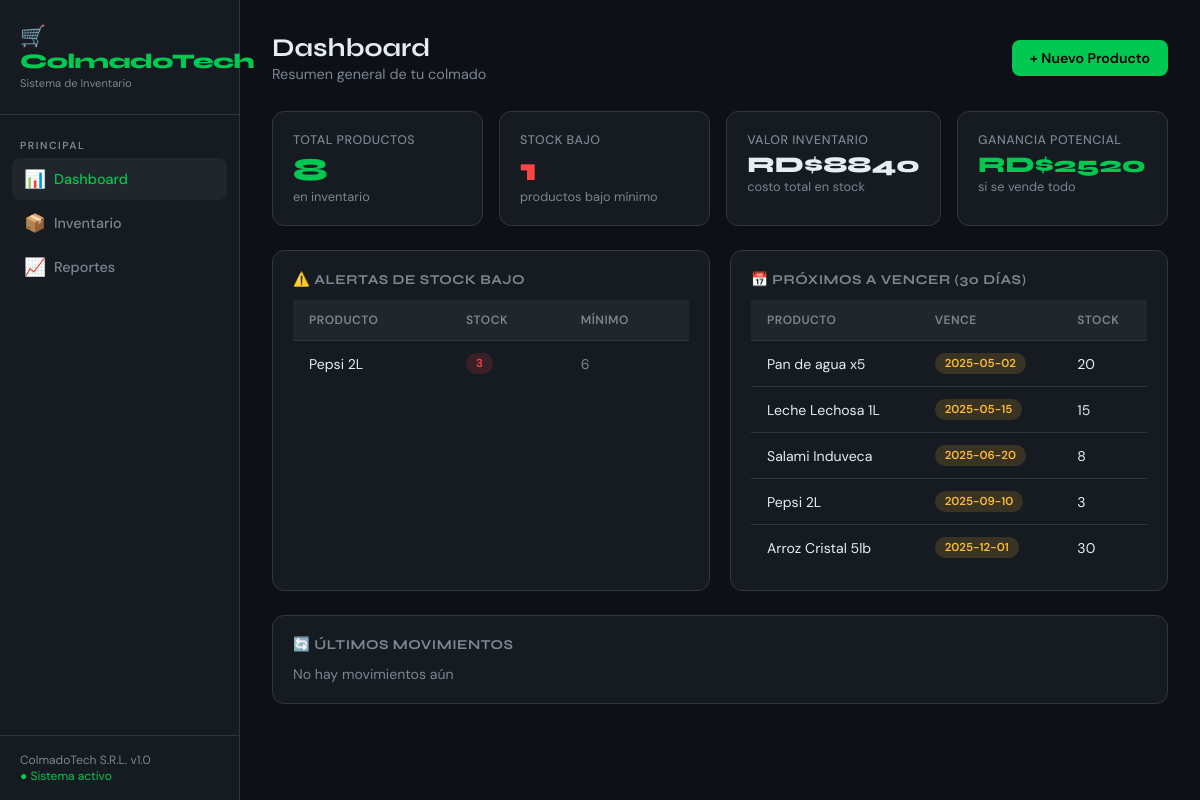
The page / on the database its author committed.
### tables this page shows
CREATE TABLE productos (
            id INTEGER PRIMARY KEY AUTOINCREMENT,
            nombre TEXT NOT NULL,
            categoria TEXT NOT NULL,
            precio_compra REAL NOT NULL,
            precio_venta REAL NOT NULL,
            cantidad INTEGER NOT NULL DEFAULT 0,
            cantidad_minima INTEGER NOT NULL DEFAULT 5,
            fecha_vencimiento TEXT,
            creado_en TEXT DEFAULT CURRENT_TIMESTAMP
        );

### app.py (the view)
@app.route('/')
def dashboard():
    conn = get_db()
    total_productos = conn.execute("SELECT COUNT(*) FROM productos").fetchone()[0]
    stock_bajo = conn.execute("SELECT COUNT(*) FROM productos WHERE cantidad <= cantidad_minima").fetchone()[0]
    valor_inventario = conn.execute("SELECT SUM(precio_compra * cantidad) FROM productos").fetchone()[0] or 0
    ganancia_potencial = conn.execute("SELECT SUM((precio_venta - precio_compra) * cantidad) FROM productos").fetchone()[0] or 0
    hoy = datetime.now().strftime('%Y-%m-%d')
    proximos_vencer = conn.execute(
        "SELECT * FROM productos WHERE fecha_vencimiento IS NOT NULL AND fecha_vencimiento <= date('now', '+30 days') ORDER BY fecha_vencimiento ASC LIMIT 5"
    ).fetchall()
    alertas = conn.execute(
        "SELECT * FROM productos WHERE cantidad <= cantidad_minima ORDER BY cantidad ASC LIMIT 5"
    ).fetchall()
    movimientos_recientes = conn.execute(
        "SELECT m.*, p.nombre FROM movimientos m JOIN productos p ON m.producto_id = p.id ORDER BY m.fecha DESC LIMIT 8"
    ).fetchall()
    conn.close()
    return render_template('dashboard.html',
        total_productos=total_productos,
        stock_bajo=stock_bajo,
        valor_inventario=valor_inventario,
        ganancia_potencial=ganancia_potencial,
        proximos_vencer=proximos_vencer,
        alertas=alertas,
        movimientos_recientes=movimientos_recientes
    )

### app.py (called while the page is built)
def get_db():
    conn = sqlite3.connect(DB_PATH)
    conn.row_factory = sqlite3.Row
    return conn

### templates/dashboard.html (shortened to what this page needs)
{% extends 'base.html' %}
{% block content %}
<div class="page-header">
    <div>
        <div class="page-title">Dashboard</div>
        <div class="page-subtitle">Resumen general de tu colmado</div>
    </div>
    <a href="{{ url_for('nuevo_producto') }}" class="btn btn-primary">+ Nuevo Producto</a>
</div>
<div class="stats-grid">
    <div class="stat-card">
        <div class="stat-label">Total Productos</div>
        <div class="stat-value green">{{ total_productos }}</div>
        <div class="text-muted" style="font-size:0.8rem;">en inventario</div>
    </div>
    <div class="stat-card">
        <div class="stat-label">Stock Bajo</div>
        <div class="stat-value {% if stock_bajo > 0 %}red{% else %}green{% endif %}">{{ stock_bajo }}</div>
        <div class="text-muted" style="font-size:0.8rem;">productos bajo mínimo</div>
    </div>
    <div class="stat-card">
        <div class="stat-label">Valor Inventario</div>
        <div class="stat-value" style="font-size:1.4rem;">RD${{ "%.0f"|format(valor_inventario) }}</div>
        <div class="text-muted" style="font-size:0.8rem;">costo total en stock</div>
    </div>
    <div class="stat-card">
        <div class="stat-label">Ganancia Potencial</div>
        <div class="stat-value green" style="font-size:1.4rem;">RD${{ "%.0f"|format(ganancia_potencial) }}</div>
        <div class="text-muted" style="font-size:0.8rem;">si se vende todo</div>
    </div>
</div>
<div class="grid-2" style="margin-bottom: 24px;">
    <div class="card">
        <div class="card-title">⚠️ Alertas de Stock Bajo</div>
        {% if alertas %}
        <table style="border:none;">
            <thead>
                <tr>
                    <th>Producto</th>
                    <th>Stock</th>
                    <th>Mínimo</th>
                </tr>
            </thead>
            <tbody>
                {% for p in alertas %}
                <tr>
                    <td>{{ p.nombre }}</td>
                    <td><span class="badge badge-red">{{ p.cantidad }}</span></td>
                    <td class="text-muted">{{ p.cantidad_minima }}</td>
                </tr>
                {% endfor %}
            </tbody>
        </table>
        {% else %}
        <p class="text-muted" style="font-size:0.88rem;">✅ Todo el inventario está bien surtido</p>
        {% endif %}
    </div>
    <div class="card">
        <div class="card-title">📅 Próximos a Vencer (30 días)</div>
        {% if proximos_vencer %}
        <table style="border:none;">
            <thead>
                <tr>
                    <th>Producto</th>
                    <th>Vence</th>
                    <th>Stock</th>
                </tr>
            </thead>
            <tbody>
                {% for p in proximos_vencer %}
                <tr>
                    <td>{{ p.nombre }}</td>
                    <td><span class="badge badge-yellow">{{ p.fecha_vencimiento }}</span></td>
                    <td>{{ p.cantidad }}</td>
                </tr>
                {% endfor %}
            </tbody>
        </table>
        {% else %}
        <p class="text-muted" style="font-size:0.88rem;">✅ No hay productos próximos a vencer</p>
        {% endif %}
    </div>
</div>
<div class="card">
    <div class="card-title">🔄 Últimos Movimientos</div>
    {% if movimientos_recientes %}
    <div class="table-wrapper" style="border:none;">
        <table>
            <thead>
                <tr>
                    <th>Producto</th>
                    <th>Tipo</th>
                    <th>Cantidad</th>
                    <th>Nota</th>
                    <th>Fecha</th>
                </tr>
            </thead>
            <tbody>
                {% for m in movimientos_recientes %}
                <tr>
                    <td>{{ m.nombre }}</td>
                    <td>
                        {% if m.tipo == 'entrada' %}
                        <span class="badge badge-green">↑ Entrada</span>
                        {% else %}
                        <span class="badge badge-red">↓ Salida</span>
                        {% endif %}
                    </td>
                    <td class="font-bold">{{ m.cantidad }}</td>
                    <td class="text-muted">{{ m.nota or '—' }}</td>
                    <td class="text-muted" style="font-size:0.8rem;">{{ m.fecha[:16] }}</td>
                </tr>
                {% endfor %}
            </tbody>
        </table>
    </div>
    {% else %}
    <p class="text-muted" style="font-size:0.88rem;">No hay movimientos aún</p>
    {% endif %}
</div>
{% endblock %}

### templates/base.html (style rules this page uses)
:root { --verde: #00C851; --verde-dark: #009c3f; --verde-light: #e6fff0; --rojo: #ff4444; --amarillo: #ffbb33; --bg: #0d1117; --bg2: #161b22; --bg3: #21262d; --border: #30363d; --text: #e6edf3; --text-muted: #7d8590; --card: #161b22; }
* { margin:0; padding:0; box-sizing:border-box; }
body { font-family: 'DM Sans', sans-serif; background: var(--bg); color: var(--text); min-height: 100vh; display: flex; }
.page-header { display: flex; align-items: center; justify-content: space-between; margin-bottom: 28px; }
.page-title { font-family: 'Syne', sans-serif; font-size: 1.6rem; font-weight: 700; }
.page-subtitle { color: var(--text-muted); font-size: 0.9rem; margin-top: 2px; }
.card { background: var(--card); border: 1px solid var(--border); border-radius: 12px; padding: 20px; }
.card-title { font-family: 'Syne', sans-serif; font-weight: 700; font-size: 0.85rem; color: var(--text-muted); text-transform: uppercase; letter-spacing: 0.5px; margin-bottom: 12px; }
.stats-grid { display: grid; grid-template-columns: repeat(4, 1fr); gap: 16px; margin-bottom: 24px; }
.stat-card { background: var(--card); border: 1px solid var(--border); border-radius: 12px; padding: 20px; }
.stat-label { font-size: 0.78rem; color: var(--text-muted); font-weight: 500; text-transform: uppercase; letter-spacing: 0.5px; }
.stat-value { font-family: 'Syne', sans-serif; font-size: 2rem; font-weight: 800; margin: 6px 0 2px; line-height: 1; }
.stat-value.green { color: var(--verde); }
.stat-value.red { color: var(--rojo); }
table { width: 100%; border-collapse: collapse; }
thead th { background: var(--bg3); padding: 12px 16px; font-size: 0.75rem; font-weight: 600; color: var(--text-muted); text-transform: uppercase; letter-spacing: 0.5px; text-align: left; }
tbody tr { border-top: 1px solid var(--border); transition: background 0.1s; }
td { padding: 12px 16px; font-size: 0.88rem; }
.badge { display: inline-block; padding: 3px 10px; border-radius: 20px; font-size: 0.72rem; font-weight: 600; }
.badge-red { background: rgba(255,68,68,0.15); color: var(--rojo); }
.badge-yellow { background: rgba(255,187,51,0.15); color: var(--amarillo); }
.btn { display: inline-flex; align-items: center; gap: 6px; padding: 9px 18px; border-radius: 8px; font-size: 0.88rem; font-weight: 600; cursor: pointer; border: none; text-decoration: none; transition: all 0.15s; font-family: 'DM Sans', sans-serif; }
.btn-primary { background: var(--verde); color: #000; }
.grid-2 { display: grid; grid-template-columns: 1fr 1fr; gap: 20px; }
.text-muted { color: var(--text-muted); }

### rows shown on the page
productos: nombre "Pepsi 2L", cantidad "3", cantidad_minima "6", fecha_vencimiento "2025-09-10"
productos: nombre "Pan de agua x5", fecha_vencimiento "2025-05-02", cantidad "20"
productos: nombre "Leche Lechosa 1L", fecha_vencimiento "2025-05-15", cantidad "15"
productos: nombre "Salami Induveca", fecha_vencimiento "2025-06-20", cantidad "8"
productos: nombre "Arroz Cristal 5lb", fecha_vencimiento "2025-12-01", cantidad "30"

### other values the page prints
{{ total_productos }} "8"
{{ stock_bajo }} "1"
{{ "%.0f"|format(valor_inventario) }} "8840"
{{ "%.0f"|format(ganancia_potencial) }} "2520"
